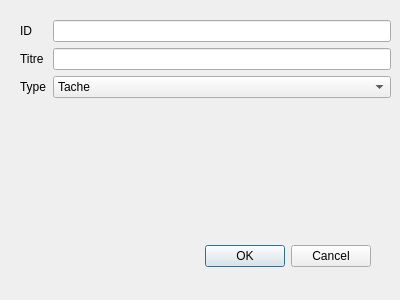
<?xml version="1.0" encoding="UTF-8"?>
<ui version="4.0">
 <class>Ajout</class>
 <widget class="QDialog" name="Ajout">
  <property name="geometry">
   <rect>
    <x>0</x>
    <y>0</y>
    <width>400</width>
    <height>300</height>
   </rect>
  </property>
  <property name="windowTitle">
   <string>Dialog</string>
  </property>
  <widget class="QDialogButtonBox" name="buttonBox">
   <property name="geometry">
    <rect>
     <x>30</x>
     <y>240</y>
     <width>341</width>
     <height>32</height>
    </rect>
   </property>
   <property name="orientation">
    <enum>Qt::Horizontal</enum>
   </property>
   <property name="standardButtons">
    <set>QDialogButtonBox::Cancel|QDialogButtonBox::Ok</set>
   </property>
  </widget>
  <widget class="QWidget" name="formLayoutWidget">
   <property name="geometry">
    <rect>
     <x>20</x>
     <y>20</y>
     <width>371</width>
     <height>151</height>
    </rect>
   </property>
   <layout class="QFormLayout" name="formLayout">
    <item row="0" column="0">
     <widget class="QLabel" name="labelId">
      <property name="text">
       <string>ID</string>
      </property>
     </widget>
    </item>
    <item row="0" column="1">
     <widget class="QLineEdit" name="editId"/>
    </item>
    <item row="5" column="1">
     <widget class="QComboBox" name="comboBox">
      <item>
       <property name="text">
        <string>Tache</string>
       </property>
      </item>
      <item>
       <property name="text">
        <string>Media</string>
       </property>
      </item>
      <item>
       <property name="text">
        <string>Article</string>
       </property>
      </item>
     </widget>
    </item>
    <item row="2" column="1">
     <widget class="QLineEdit" name="editTitre"/>
    </item>
    <item row="2" column="0">
     <widget class="QLabel" name="labelTitre">
      <property name="text">
       <string>Titre</string>
      </property>
     </widget>
    </item>
    <item row="5" column="0">
     <widget class="QLabel" name="labelType">
      <property name="text">
       <string>Type</string>
      </property>
     </widget>
    </item>
   </layout>
  </widget>
 </widget>
 <resources/>
 <connections>
  <connection>
   <sender>buttonBox</sender>
   <signal>accepted()</signal>
   <receiver>Ajout</receiver>
   <slot>accept()</slot>
   <hints>
    <hint type="sourcelabel">
     <x>248</x>
     <y>254</y>
    </hint>
    <hint type="destinationlabel">
     <x>157</x>
     <y>274</y>
    </hint>
   </hints>
  </connection>
  <connection>
   <sender>buttonBox</sender>
   <signal>rejected()</signal>
   <receiver>Ajout</receiver>
   <slot>reject()</slot>
   <hints>
    <hint type="sourcelabel">
     <x>316</x>
     <y>260</y>
    </hint>
    <hint type="destinationlabel">
     <x>286</x>
     <y>274</y>
    </hint>
   </hints>
  </connection>
 </connections>
</ui>
